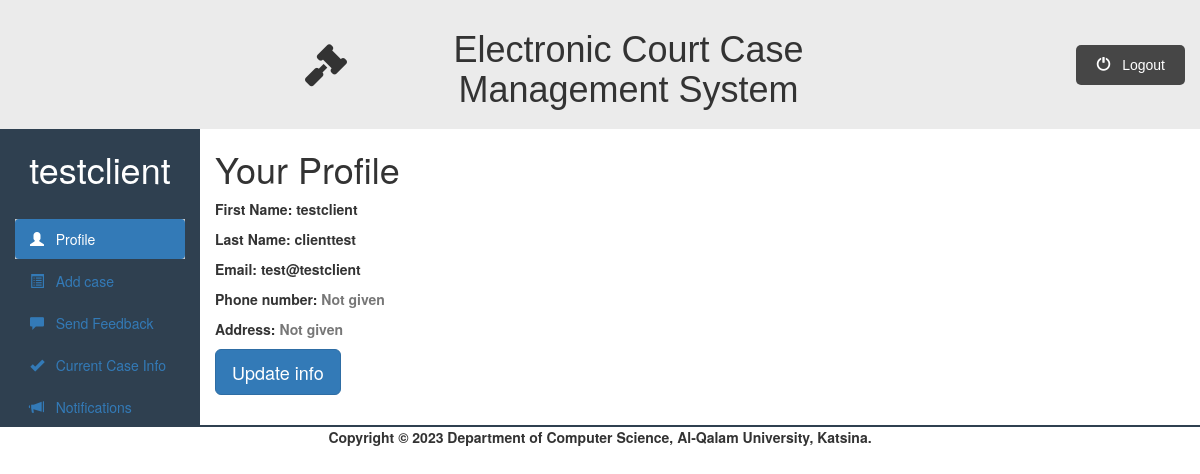
The page /client_dashboard.php (signed in) on the database its author committed.
### tables this page shows
CREATE TABLE `client` (
  `client_id` int(11) NOT NULL,
  `client_first_name` varchar(50) NOT NULL,
  `client_last_name` varchar(50) NOT NULL,
  `client_email` varchar(50) NOT NULL,
  `client_password` varchar(200) NOT NULL,
  `phone_no` int(11) DEFAULT NULL,
  `address` varchar(100) DEFAULT NULL
);

### client/clientprofile.php (the view, shortened to what this page needs)
<div class="container-fluid">
    <div class="row">
        <div class="col-sm-2">
            <h1>
                <?php echo $_SESSION["client_name"]; ?>
            </h1>
            <br>
            <ul id="side_menu" class="nav nav-pills nav-stacked">
                <li class="active">
                    <a href="client_dashboard.php">
                        <span class="glyphicon glyphicon-user"></span>
                        &nbsp; Profile
                     </a>
                </li>
                <li class="">
                    <a href="client_dashboard.php?q=addcase">
                        <span class="glyphicon glyphicon-list-alt"></span>
                        &nbsp; Add case
                    </a>
                </li>
                <li class="">
                    <a href="client_dashboard.php?q=sendfeedback">
                        <span class="glyphicon glyphicon-comment"></span>
                        &nbsp; Send Feedback
                    </a>
                </li>
                <li class="">
                    <a href="client_dashboard.php?q=currentcase">
                        <span class="glyphicon glyphicon-ok"></span>
                        &nbsp; Current Case Info
                    </a>
                </li>
                <li class="">
                    <a href="client_dashboard.php?q=notifications">
                        <span class="glyphicon glyphicon-bullhorn"></span>
                        &nbsp; Notifications
                    </a>
                </li>
            </ul>
        </div>
        <div class="col-sm-10" style="font-weight: bold; padding-bottom: 30px;">
            <?php
                require_once("includes/db.php");
                if ($con) {
                    $stmt = $con->prepare("
                    SELECT client_first_name, client_last_name,
                    client_email, phone_no, address
                    FROM client WHERE client_id = ?");
                    $stmt->bind_param('s', $_SESSION['client_id']);
                    $stmt->execute();
                    $stmt->store_result();
                    $stmt->bind_result($cfn, $cln, $ce, $cph, $ca);
                    while ($stmt->fetch()) {
                        $client_first_name = $cfn;
                        $client_last_name = $cln;
                        $client_email = $ce;
                        $phone_no = $cph;
                        $address = $ca;
                    }
                    if(!$phone_no){
                        $phone_no = "<span class='text-muted'>Not given</span>";
                    }
                    if(!$address){
                        $address = "<span class='text-muted'>Not given</span>";
                    }
                    echo
                    "
                        <h1>Your Profile</h1>
                        <p>First Name: {$client_first_name}</p>
                        <p>Last Name: {$client_last_name}</p>
                        <p>Email: {$client_email}</p>
                        <p>Phone number: {$phone_no}</p>
                        <p>Address: {$address}</p>
                        <button onclick='window.location.href=`client_dashboard.php?q=updateinfo`'
                        class='btn btn-primary btn-lg'>Update info</button>
                    ";
                }
            ?>
        </div>
   </div>
</div>

### public/css/style.css (style rules this page uses)
* { padding: 0%; margin: 0%; box-sizing: border-box; }
html { scroll-behavior: smooth; }
ul { list-style-type: none; }
.active, .accordion:hover { background-color: #ccc; }

### public/css/dashboard.css (style rules this page uses)
.row { background-color: #2f4050; }
.col-sm-10 { background-color: #fff; }
.col-sm-2 h1 { color: #fff; text-align:center; }

### rows shown on the page
client: client_first_name "testclient", client_last_name "clienttest", client_email "test@testclient"

### other values the page prints
$_SESSION["client_name"] "testclient"
